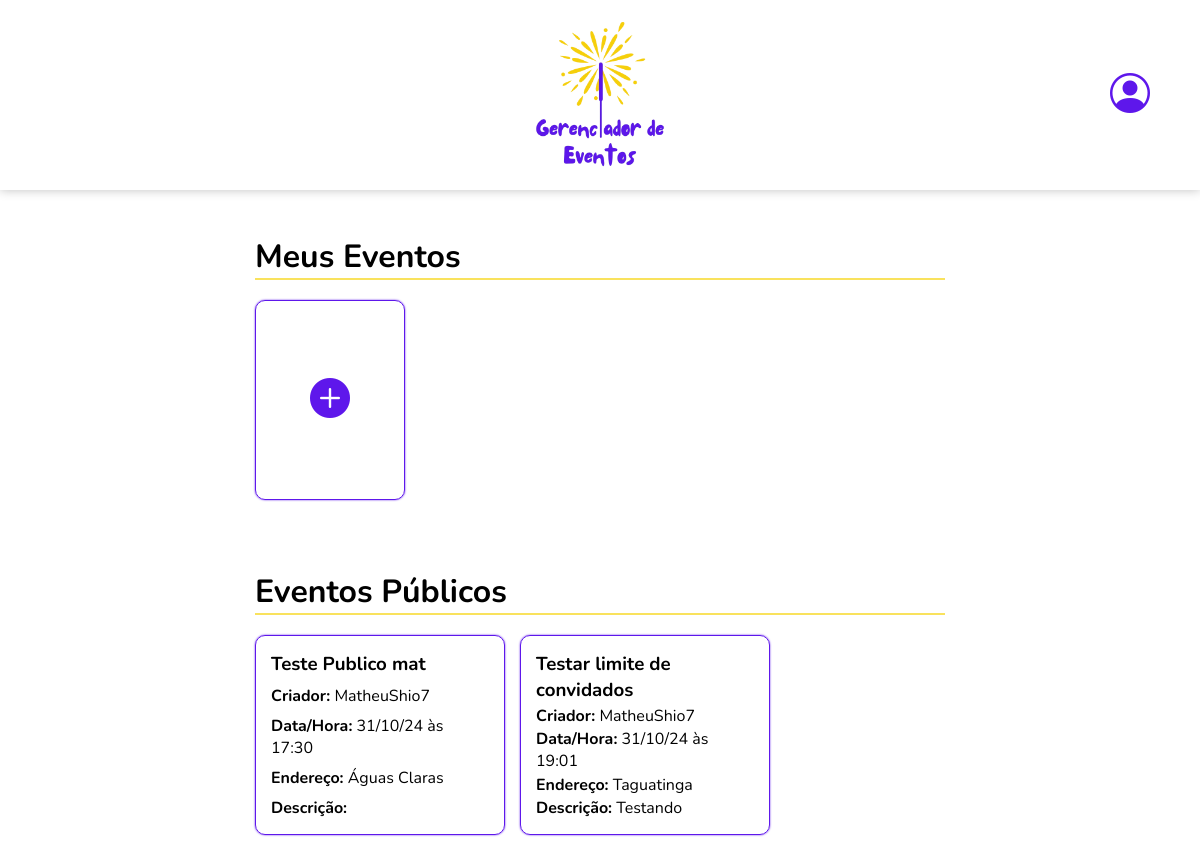
/usuarios/principal/ (signed in), run on an earlier commit of the app's database.
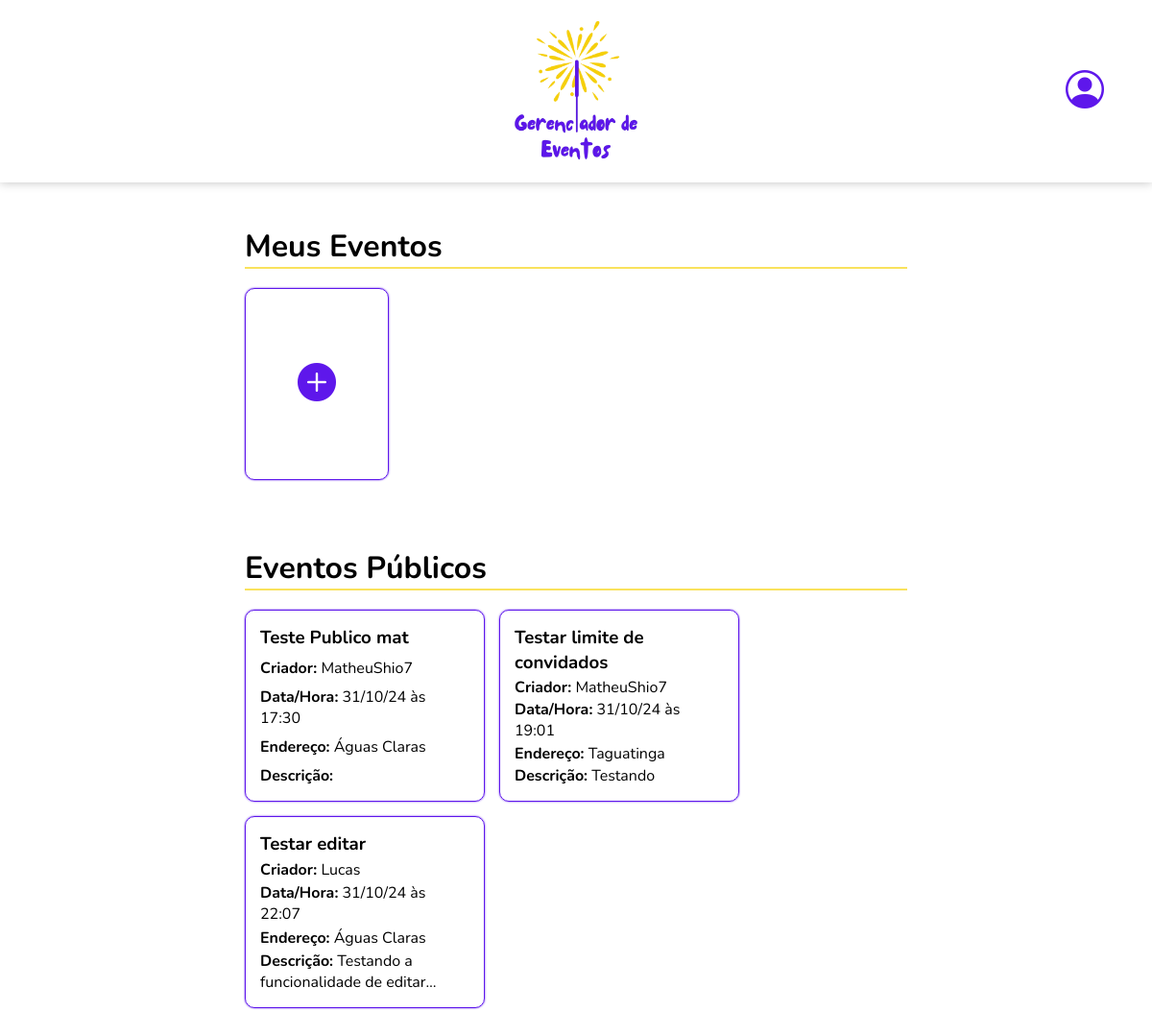
And on a later commit of the database.
### eventos/models.py (models this page shows)
class Evento(models.Model):
    nome = models.CharField(max_length=100)
    data_hora = models.DateTimeField()
    endereco = models.CharField(max_length=255)
    descricao = models.TextField(blank=True, null=True)
    limite_convidados = models.PositiveIntegerField()
    visibilidade = models.CharField(max_length=7, choices=[('publico', 'Público'), ('privado', 'Privado')])
    criador = models.ForeignKey(Usuario, on_delete=models.CASCADE)
    convidados = models.ManyToManyField(Usuario, related_name='eventos_inscritos', blank=True)

### usuarios/models.py (models this page shows)
class Usuario(AbstractUser):
    data_nascimento = models.DateField(null=True, blank=True)
    sexo = models.CharField(max_length=1, choices=[('M', 'Masculino'), ('F', 'Feminino')])

### usuarios/views.py (the view)
# urls.py: path('principal/', views.pagina_principal, name='pagina_principal'),
@login_required
def pagina_principal(request):
    eventos_usuario = Evento.objects.filter(
        Q(criador=request.user) | Q(convidados=request.user)
    ).distinct()
    eventos_publicos = Evento.objects.filter(visibilidade='publico').exclude(
        Q(convidados=request.user) | Q(criador=request.user)
    )
    context = {
        'eventos_usuario': eventos_usuario,  # Meus eventos (criados ou inscritos)
        'eventos_publicos': eventos_publicos,  # Eventos públicos (não inscritos)
    }
    return render(request, 'usuarios/pagina_principal.html', context)

### usuarios/templates/usuarios/pagina_principal.html (shortened to what this page needs)
<!DOCTYPE html>
<html lang="pt-br">
<head>
    <link rel="stylesheet" href="https://cdn.jsdelivr.net/npm/bootstrap-icons/font/bootstrap-icons.css">
    {% load static %}
    <link rel="stylesheet" href="{% static 'setup/estilo_padrao.css' %}">
    <link rel="stylesheet" href="{% static 'css/pagina_principal.css' %}">
</head>
<body>
    <header>
        <img src="{% static 'images/event-manager.png' %}" alt="Logo Gerenciador de Eventos">
        <a href="{% url 'perfil_usuario' %}" class="btn-perfil">
            <i class="bi bi-person-circle"></i>
        </a>
    </header>
    <div class="section">
        <h1>Meus Eventos</h1>
        <hr class="hr-eventos">
        <div class="meus-eventos">
            <a href="{% url 'criar_evento' %}" class="create-event-btn">
                <i class="bi bi-plus-circle-fill"></i>
            </a>
        </div>
    </div>
    <div class="section eventos-publicos-section">
        <h1>Eventos Públicos</h1>
        <hr class="hr-eventos">
        <div class="eventos-publicos">
            {% if eventos_publicos %}
                {% for evento in eventos_publicos %}
                    <a href="{% url 'detalhes_evento' evento.id %}" class="event-card-link">
                        <div class="event-card">
                            <h3>{{ evento.nome }}</h3>
                            <p><strong>Criador:</strong> {{ evento.criador.username }}</p>
                            <p><strong>Data/Hora:</strong> {{ evento.data_hora|date:"d/m/y \à\s H:i" }}</p>
                            <p><strong>Endereço:</strong> {{ evento.endereco }}</p>
                            <p class="descricao"><strong>Descrição:</strong> {{ evento.descricao }}</p>
                        </div>
                    </a>
                {% endfor %}
            {% else %}
                <p>Atualmente não há eventos públicos disponíveis.</p>
            {% endif %}
        </div>
    </div>
</body>
</html>

What changed in the data, as far as the page shows it:
added Evento: nome "Testar editar", criador.username "Lucas", data_hora "31/10/24 às 22:07", endereco "Águas Claras", descricao "Testando a funcionalidade de…"
